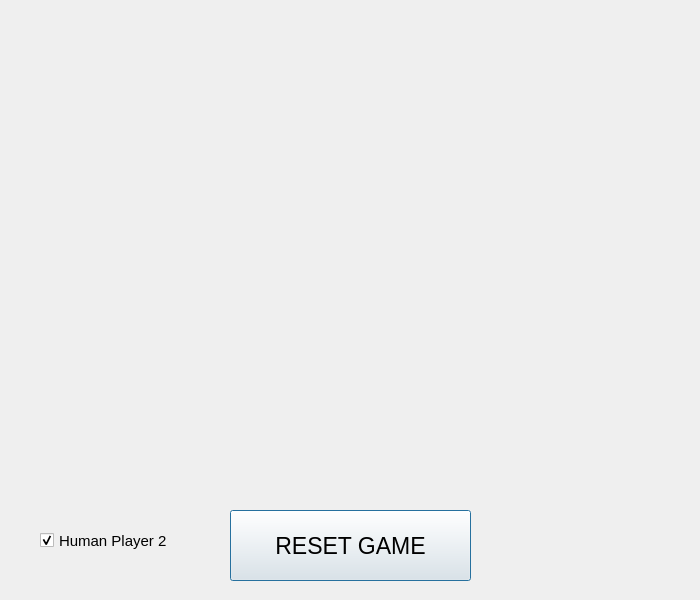
<?xml version="1.0" encoding="UTF-8"?>
<ui version="4.0">
 <class>Dialog</class>
 <widget class="QDialog" name="Dialog">
  <property name="geometry">
   <rect>
    <x>0</x>
    <y>0</y>
    <width>700</width>
    <height>600</height>
   </rect>
  </property>
  <property name="minimumSize">
   <size>
    <width>700</width>
    <height>600</height>
   </size>
  </property>
  <property name="windowTitle">
   <string>Dialog</string>
  </property>
  <widget class="QCheckBox" name="human_pc">
   <property name="geometry">
    <rect>
     <x>40</x>
     <y>520</y>
     <width>171</width>
     <height>41</height>
    </rect>
   </property>
   <property name="font">
    <font>
     <pointsize>11</pointsize>
    </font>
   </property>
   <property name="text">
    <string>Human Player 2</string>
   </property>
   <property name="iconSize">
    <size>
     <width>18</width>
     <height>18</height>
    </size>
   </property>
   <property name="checked">
    <bool>true</bool>
   </property>
  </widget>
  <widget class="QPushButton" name="reset_button">
   <property name="geometry">
    <rect>
     <x>230</x>
     <y>510</y>
     <width>241</width>
     <height>71</height>
    </rect>
   </property>
   <property name="font">
    <font>
     <pointsize>17</pointsize>
    </font>
   </property>
   <property name="text">
    <string>RESET GAME</string>
   </property>
  </widget>
  <widget class="QWidget" name="gridLayoutWidget">
   <property name="geometry">
    <rect>
     <x>10</x>
     <y>20</y>
     <width>681</width>
     <height>471</height>
    </rect>
   </property>
   <layout class="QGridLayout" name="gridLayout"/>
  </widget>
 </widget>
 <resources/>
 <connections/>
</ui>
